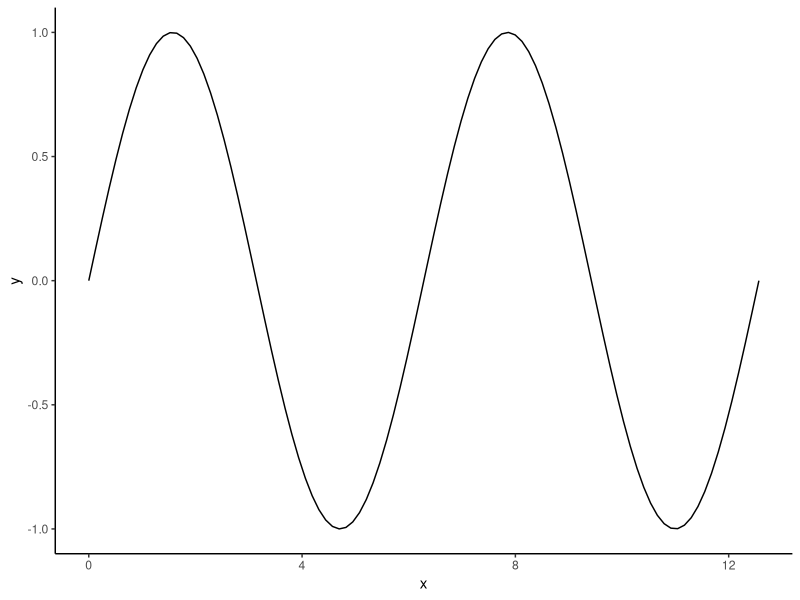

The R source for this figure:
## ---- chunk 1
library(tidyverse)
theme_set(theme_classic())
x <- seq(0, 4 * pi, length.out = 100)
data.frame(x = x, y = sin(x)) |>
    ggplot() +
    geom_line(aes(x, y))
